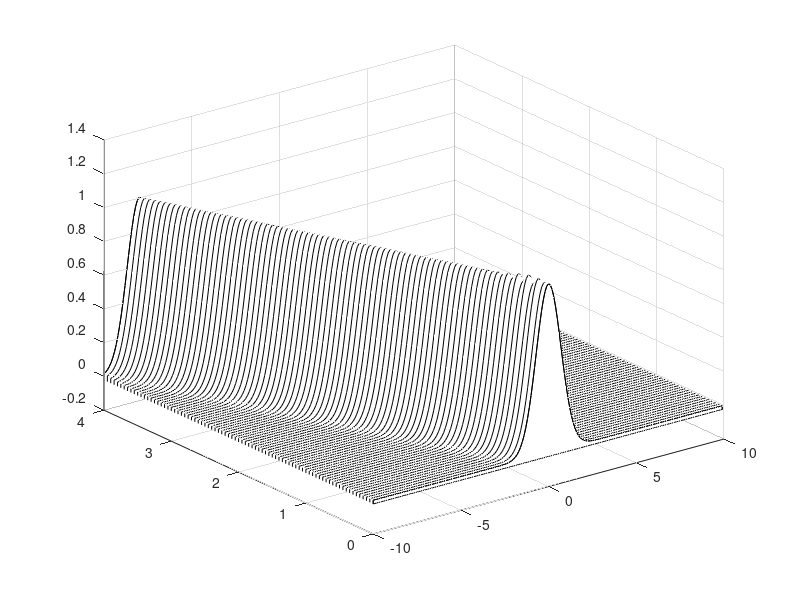

The MATLAB source for this figure:
clear all; close all; clc

% initialize the grid, time steps and CFL
Time=4;
L=20; n=200;
x2=linspace(-L/2,L/2,n+1); x=x2(1:n);
dx=x(2)-x(1);
dt=0.05;
t=0:dt:Time;

CFL=dt/dx
%break
% initial condition

u0=exp(-x.^2).'; %sol in the past
u1=exp(-(x+dt).^2).'; %sol now
% u0(1)
% u0(1)=0;
% u0(1)
% u0(length(u0))=0;
usol(:,1)=u0;
usol(:,2)=u1;

% u_x matrix
e1=ones(n,1);
% A=spdiags([e1 -2*e1 e1],[-1 0 1],n,n);
% A(1,n)=1;A(n,1)=1;
A=spdiags([-e1 e1],[-1 1],n,n);
A(1,n)=-1;A(n,1)=1;

for j=1:length(t)-2
%     u2=u1+0.5*CFL*A*u1; % Euler Scheme
%     %u0=u1; % Step forward into future
%     u1=u2; % Step forward into future
%     usol(:,j+2)=u2;
    u2=u0+2*CFL*A*u1; % Lepfrog Scheme
    u0=u1; u1=u2; %my past is my current, my current is my future
    usol(:,j+2)=u1;
end
max(usol(:,length(t)))
% plot
waterfall(x,t,usol');
map=[0 0 0];
colormap(map);